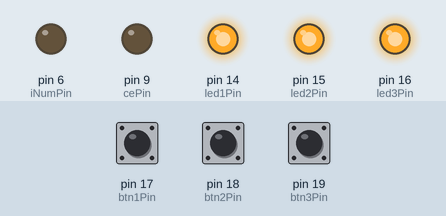
The sketch below on a simulated Arduino Uno, built with avr-gcc and run on an emulated ATmega328P. Parts: output pins drawn as LEDs (lit = HIGH). The test bench sets the inputs (shaded band); at power-on: pin 17 (btn1Pin) HIGH, pin 18 (btn2Pin) HIGH, pin 19 (btn3Pin) HIGH. Pins used as bus, display or sensor lines are not drawn; what the sketch prints to the serial monitor is not drawn.

Above: at 0.8 s.
0.9 s: pin 17 (btn1Pin) pulled LOW for 0.15 s
At 1.8 s:
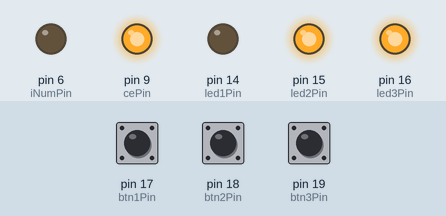
Timing chart, 0 to 3.9 s (numbered marks = the images above; inputs shaded):
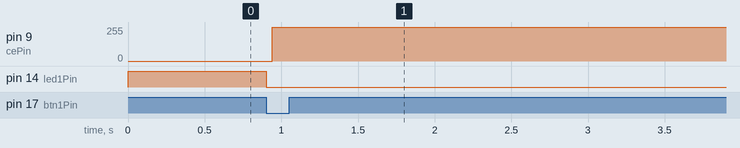

The sketch:

Balise_test_adresse.ino
```cpp
/*Balise fixe mono emetteur complet (HF + ultrason)
 *test avec deux balises en utilisant que les boutons 1 et 2 en partant de la led
 *https://itechnofrance.wordpress.com/2013/05/24/utilisation-du-module-nrf24l01-avec-larduino/
 *
 *programme de test adresse module nrf
 */

#include <SPI.h>      // gestion du bus SPI
#include "Cons_Vars.h"
#include "Methodes.h"


void setup() {
  // Debug
  Serial.begin(115200);

  /*Pour selection et affichage Nom balise*/
  for (int i=led1Pin; i<=led3Pin; i++){// setup leds
    pinMode(i, OUTPUT);
    digitalWrite(i,HIGH);
  }
  for (int i=btn1Pin; i<=btn3Pin; i++){//setup bouttons
    pinMode(i, INPUT);
    digitalWrite(i,HIGH);
  }
  // conserver les 4 premiers caractères identique pour P1,2,3,4,5
  byte* myAdresses[]={(byte*)"BaliM", (byte*)"Bali1", (byte*)"Bali2",(byte*) "Bali3"};

  /* Pour HF */
  bool btnActive= LOW;
  while(!btnActive){
    //void MirfInit(cePin, csnPin, iTaille MAX 32Octets, sAEcouter*MAX 5, sEmise);
    if (digitalRead(btn1Pin)==0){
      MirfInit(cePin, csnPin, 2, myAdresses[0], myAdresses[3], myAdresses[2], myAdresses[1]);
      motTransmis=0x01;
      motSignalDep=0x02; //03; valeur reelle hors test
      digitalWrite(led1Pin,LOW);
      btnActive= HIGH;
    }else if(digitalRead(btn2Pin)==0){
      MirfInit(cePin, csnPin, 2, myAdresses[0], myAdresses[1], myAdresses[3], myAdresses[2]);
      motTransmis=0x02;
      motSignalDep=0x01;
      digitalWrite(led2Pin,LOW);
      btnActive= HIGH;
    }else if(digitalRead(btn3Pin)==0){
      MirfInit(cePin, csnPin, 2, myAdresses[0], myAdresses[1], myAdresses[2], myAdresses[3]);
      motTransmis=0x03;
      motSignalDep=0x02;
      digitalWrite(led3Pin,LOW);
      btnActive= HIGH;
    }
    /*MirfInit(cePin, csnPin, 2, myAdresses[0], myAdresses[1], myAdresses[2], myAdresses[3]);
    digitalWrite(led3Pin,LOW);
    btnActive= HIGH;*/
  }
  valeur_octet[0]=motTransmis & 0xFF;// contient la valeur découpée en octet pour l’envoi
  valeur_octet[1]=(motTransmis & 0xFF00) >> 8;
  /*Pour US*/
  pinMode(iNumPin, OUTPUT);
}

void loop() {

  long now = millis();
  lastUpdate = millis();
  Serial.println("Listenning....");


Serial.println("Mobile ");
Serial.print('B',DEC);Serial.print(" ");
Serial.print('a',DEC);Serial.print(" ");
Serial.print('l',DEC);Serial.print(" ");
Serial.print('i',DEC);Serial.print(" ");
Serial.println('M',DEC);
Serial.println("Fixe 1 ");
Serial.print('B',DEC);Serial.print(" ");
Serial.print('a',DEC);Serial.print(" ");
Serial.print('l',DEC);Serial.print(" ");
Serial.print('i',DEC);Serial.print(" ");
Serial.println('1',DEC);

for (byte i=RX_ADDR_P0; i<RX_ADDR_P0+4;i++){
  uint8_t adresse[5];

  Mirf.readRegister(i,adresse,5);
Serial.print(adresse[0]);Serial.print(" ");
Serial.print(adresse[1]);Serial.print(" ");
Serial.print(adresse[2]);Serial.print(" ");
Serial.print(adresse[3]);Serial.print(" ");
Serial.println(adresse[4]);
}


}
```

Cons_Vars.h
```cpp
/*Ici nous codons toutes les Variables et Constantes globales necessaires
 *
      émission d’une valeur integer via module nRF24L01
 * Pins hardware SPI for nano:
 * GND            Noir  (pin 1)
 * Alim (3.3V)    Rouge (pin 2)
 * MISO -> 12     Vert  (pin 7)
 * MOSI -> 11     Jaune (pin 6)
 * SCK -> 13      Bleu  (pin 5)
 *
 * Configurable:
 * CE -> ?       Jaune (pin 3)
 * CSN -> 10       Vert (pin 4)
 * Pins pour selectionner & afficher le nom de la balise
 * Analog pins A0~A5 are normal pins. You can refer to them as pins 14-19 as well.
 * btnPin=A3~A5 17~19
 * ledPin=A0~A2 14~16
 *
 * SortieUSPin=8
 */

#ifndef _CONS_VARS_
  #define _CONS_VARS_
  byte motSignalDep=0x00;        // contient le mot que recherche la balise pour commencer
  byte motTransmis = 0x04;       // contient la valeur à envoyer
  const byte iLength=4;                //longueur du mot a transmettre MAX 8
  long lastUpdate=0;
  const byte cePin=9;
  const byte csnPin=10;//53
  const byte led1Pin=14;
  const byte led2Pin=15;
  const byte led3Pin=16;
  const byte btn1Pin=17;
  const byte btn2Pin=18;
  const byte btn3Pin=19;
  const byte iNumPin=6;                //choix de la pin modulant le signal


  /*Pour le HF*/
  byte valeur_octet[2];// contient la valeur découpée en octet pour l’envoi
  byte tabMotSignalDep[2]; // contient la valeur découpée en octet pour la réception

  #include "Mirf.h"                            // gestion de la communication
  #include "Mirf_nRF24L01.h"                   // définition des registres du nRF24L01
  #include "MirfHardwareSpiDriver.h"           // communication SPI nRF24L01

  /*Pour l'US*/
  const byte iBaseTemps=10;             //temps de ref en milliseconde
  const byte iBitStart=5*iBaseTemps;   //5 base de temps a 1
  const byte iBitUn=7*iBaseTemps;      //7 base de temps a 1
  const byte iBitZero=3*iBaseTemps;    //3 base de temps a 1
  const byte iBitFin=1*iBaseTemps;     //1 base de temps a 1


#endif /* _CONS_VARS_ */
```

Methodes.h
```cpp
/*Ici nous codons toutes les méthodes necessaires*/


#ifndef _METHODES_
#define _METHODES_
//Prototypage
//void MirfInit(cePin, csnPin, iTaille MAX 32, sAEcouter*MAX 5, sEmise);
void MirfInit(int cePin, int csnPin, int iTaille, byte * sAEcouter1, byte * sEmise);
void MirfInit(int cePin, int csnPin, int iTaille, byte * sAEcouter1, byte * sAEcouter2, byte * sEmise);
void MirfInit(int cePin, int csnPin, int iTaille, byte * sAEcouter1, byte * sAEcouter2, byte * sAEcouter3, byte * sEmise);
void MirfInit(int cePin, int csnPin, int iTaille, byte * sAEcouter1, byte * sAEcouter2, byte * sAEcouter3, byte * sAEcouter4, byte * sEmise);
void MirfInit(int cePin, int csnPin, int iTaille, byte * sAEcouter1, byte * sAEcouter2, byte * sAEcouter3, byte * sAEcouter4, byte * sAEcouter5, byte * sEmise);
void mProtocoleEmetteur();


// Declaration
void MirfInit(int cePinm, int csnPinm, int iTaille, byte * sAEcouter1, byte * sEmise){
  Mirf.cePin = cePinm;
  Mirf.csnPin = csnPinm;

  Mirf.spi = &MirfHardwareSpi; // utilisation du port SPI hardware
  Mirf.init(); // initialise le module SPI

  Mirf.payload = iTaille; //  déclaration taille du message à transmettre, max 32 octets
  // RF_SETUP=0000abcd : a=1–>2Mb/s, a=0–>1Mb/s; puissance émission bc=00–>-18 dBm, bc=01–>-12dBm, bc=10–>-6dBm, bc=11–>0dBm;
  // d=0 pas de gain sur le bruit en réception
  /* Non Necessaire
  Mirf.configRegister(RF_SETUP, 0x06); // 1 Mb/s et 0 dBm (puissance maximum)
  */
  Mirf.config(); // configure le canal et la taille du message
  Mirf.setTADDR(sEmise); // définition adresse sur 5 octets pour moi
  Mirf.setMultiRADDR(sAEcouter1,1);  // définition adresse sur 5 octets des autres
}
void MirfInit(int cePin,int csnPin, int iTaille, byte * sAEcouter1, byte * sAEcouter2, byte * sEmise){
  MirfInit(cePin, csnPin, iTaille, sAEcouter1, sEmise);
  Mirf.setMultiRADDR(sAEcouter2,2);
}
void MirfInit(int cePin,int csnPin, int iTaille, byte * sAEcouter1, byte * sAEcouter2, byte * sAEcouter3, byte * sEmise){
  MirfInit(cePin, csnPin, iTaille, sAEcouter1, sAEcouter2, sEmise);
  Mirf.setMultiRADDR(sAEcouter3,3);
}
void MirfInit(int cePin,int csnPin, int iTaille, byte * sAEcouter1, byte * sAEcouter2, byte * sAEcouter3, byte * sAEcouter4, byte * sEmise){
  MirfInit(cePin, csnPin, iTaille, sAEcouter1, sAEcouter2, sAEcouter3, sEmise);
  Mirf.setMultiRADDR(sAEcouter4,4);
}
void MirfInit(int cePin,int csnPin, int iTaille, byte * sAEcouter1, byte * sAEcouter2, byte * sAEcouter3, byte * sAEcouter4, byte * sAEcouter5, byte * sEmise){
  MirfInit(cePin, csnPin, iTaille, sAEcouter1, sAEcouter2, sAEcouter3, sAEcouter4, sEmise);
  Mirf.setMultiRADDR(sAEcouter5,5);
}

//Methode qui gere le protocole de communication unifilaire pour transmettre 8 ou moins de bits
// utilise iLength et motTransmis
void mProtocoleEmetteur(){
  long lDebut;
  int iTaille;                                 //indique le nombre de bit a 1 en fonction du bit a transmettre
  lDebut=millis();
  digitalWrite(iNumPin,HIGH);
  while(millis()-lDebut<=iBitStart){           //creation du start
    ;
  }
  lDebut=millis();
  digitalWrite(iNumPin,LOW);
  while(millis()-lDebut<=iBaseTemps){          //creation du bit separateur a 0
    ;
  }
  for (int iBitDonnee=0; iBitDonnee<iLength; iBitDonnee++){
    if (bitRead(motTransmis,iBitDonnee)==0){   //etude du bit a transmettre
      iTaille=iBitZero;
    }else{
      iTaille=iBitUn;
    }
    lDebut=millis();
    digitalWrite(iNumPin,HIGH);
    while(millis()-lDebut<=iTaille){          //transmission du bit de donnee
      ;
    }
    lDebut=millis();
    digitalWrite(iNumPin,LOW);
    while(millis()-lDebut<=iBaseTemps){       //creation du bit separateur a 0
      ;
    }
  }
  lDebut=millis();
  digitalWrite(iNumPin,HIGH);
  while(millis()-lDebut<=iBitFin){            //transmission du fin
    ;
  }
  digitalWrite(iNumPin,LOW);                  //remise a 0 de la ligne
}

#endif /* _METHODES_ */
```

Mirf.cpp
```cpp
/**
 * Mirf
 *
 * Additional bug fixes and improvements
 *  11/03/2011:
 *   Switched spi library.
 *  07/13/2010:
 *   Added example to read a register
 *  11/12/2009:
 *   Fix dataReady() to work correctly
 *   Renamed keywords to keywords.txt ( for IDE ) and updated keyword list
 *   Fixed client example code to timeout after one second and try again
 *    when no response received from server
 * By: Nathan Isburgh <nathan@mrroot.net>
 * $Id: mirf.cpp 67 2010-07-13 13:25:53Z nisburgh $
 *
 *
 * An Ardunio port of:
 * http://www.tinkerer.eu/AVRLib/nRF24L01
 *
 * Significant changes to remove depencence on interupts and auto ack support.
 *
 * Aaron Shrimpton <aaronds@gmail.com>
 *
 */

/*
    Copyright (c) 2007 Stefan Engelke <mbox@stefanengelke.de>

    Permission is hereby granted, free of charge, to any person
    obtaining a copy of this software and associated documentation
    files (the "Software"), to deal in the Software without
    restriction, including without limitation the rights to use, copy,
    modify, merge, publish, distribute, sublicense, and/or sell copies
    of the Software, and to permit persons to whom the Software is
    furnished to do so, subject to the following conditions:

    The above copyright notice and this permission notice shall be
    included in all copies or substantial portions of the Software.

    THE SOFTWARE IS PROVIDED "AS IS", WITHOUT WARRANTY OF ANY KIND,
    EXPRESS OR IMPLIED, INCLUDING BUT NOT LIMITED TO THE WARRANTIES OF
    MERCHANTABILITY, FITNESS FOR A PARTICULAR PURPOSE AND
    NONINFRINGEMENT. IN NO EVENT SHALL THE AUTHORS OR COPYRIGHT
    HOLDERS BE LIABLE FOR ANY CLAIM, DAMAGES OR OTHER LIABILITY,
    WHETHER IN AN ACTION OF CONTRACT, TORT OR OTHERWISE, ARISING FROM,
    OUT OF OR IN CONNECTION WITH THE SOFTWARE OR THE USE OR OTHER
    DEALINGS IN THE SOFTWARE.

    $Id: mirf.cpp 67 2010-07-13 13:25:53Z nisburgh $
*/

#include "Mirf.h"

// Defines for setting the MiRF registers for transmitting or receiving mode

Nrf24l Mirf = Nrf24l();

Nrf24l::Nrf24l() {
	cePin = 8;
	csnPin = 7;
	channel = 1;
	payload = 16;
	spi = NULL;
	baseConfig = _BV(EN_CRC) & ~_BV(CRCO);
}

void Nrf24l::init()
// Initializes pins to communicate with the MiRF module
// Should be called in the early initializing phase at startup.
{
	pinMode(cePin, OUTPUT);
	pinMode(csnPin, OUTPUT);

	ceLow();
	csnHi();

	// Initialize spi module
	spi->begin();
}


void Nrf24l::config()
// Sets the important registers in the MiRF module and powers the module
// in receiving mode
// NB: channel and payload must be set now.
{
	// Set RF channel
	configRegister(RF_CH,channel);

	// Set length of incoming payload
	configRegister(RX_PW_P0, payload);
	configRegister(RX_PW_P1, payload);

	// Start receiver
	powerUpRx();
	flushRx();
}

void Nrf24l::setRADDR(uint8_t * adr)
// Sets the receiving address
{
  ceLow();
  writeRegister(RX_ADDR_P1,adr,mirf_ADDR_LEN);
  ceHi();
}
void Nrf24l::setMultiRADDR(uint8_t * adr , uint8_t nbR)
// Sets the receiving address
//seulement le dernier caractère est différent de P1 pour les 4 suivants, cf datasheet p57
{
  ceLow();
  writeRegister(RX_ADDR_P0+nbR,adr,mirf_ADDR_LEN);
  ceHi();
}

void Nrf24l::setTADDR(uint8_t * adr)
// Sets the transmitting address
{
	/*
	 * RX_ADDR_P0 must be set to the sending addr for auto ack to work.
	 */
	writeRegister(RX_ADDR_P0,adr,mirf_ADDR_LEN);
	writeRegister(TX_ADDR,adr,mirf_ADDR_LEN);
}

bool Nrf24l::dataReady()
// Checks if data is available for reading
{
	// See note in getData() function - just checking RX_DR isn't good enough
	uint8_t status = getStatus();

	// We can short circuit on RX_DR, but if it's not set, we still need
	// to check the FIFO for any pending packets
	if (status & _BV(RX_DR))
		return 1;

	return !rxFifoEmpty();
}

bool Nrf24l::rxFifoEmpty(){
	uint8_t fifoStatus;

	readRegister(FIFO_STATUS, &fifoStatus, sizeof(fifoStatus));

	return (fifoStatus & _BV(RX_EMPTY));
}

void Nrf24l::getData(uint8_t * data)
// Reads payload bytes into data array
{
	nrfSpiWrite(R_RX_PAYLOAD, data, true, payload); // Read payload

	// NVI: per product spec, p 67, note c:
	//  "The RX_DR IRQ is asserted by a new packet arrival event. The procedure
	//  for handling this interrupt should be: 1) read payload through SPI,
	//  2) clear RX_DR IRQ, 3) read FIFO_STATUS to check if there are more
	//  payloads available in RX FIFO, 4) if there are more data in RX FIFO,
	//  repeat from step 1)."
	// So if we're going to clear RX_DR here, we need to check the RX FIFO
	// in the dataReady() function
	configRegister(STATUS, _BV(RX_DR));   // Reset status register
}

void Nrf24l::configRegister(uint8_t reg, uint8_t value)
// Clocks only one byte into the given MiRF register
{
	writeRegister(reg, &value, 1);
}

void Nrf24l::readRegister(uint8_t reg, uint8_t * value, uint8_t len)
// Reads an array of bytes from the given start position in the MiRF registers.
{
    nrfSpiWrite((R_REGISTER | (REGISTER_MASK & reg)), value, true, len);
}

void Nrf24l::writeRegister(uint8_t reg, uint8_t * value, uint8_t len)
// Writes an array of bytes into inte the MiRF registers.
{
	nrfSpiWrite((W_REGISTER | (REGISTER_MASK & reg)), value, false, len);
}


void Nrf24l::send(uint8_t * value)
// Sends a data package to the default address. Be sure to send the correct
// amount of bytes as configured as payload on the receiver.
{
	uint8_t status;
	status = getStatus();

	while (PTX) {
		status = getStatus();

		if((status & ((1 << TX_DS)  | (1 << MAX_RT)))){
			PTX = 0;
			break;
		}
	}                  // Wait until last paket is send

	ceLow();

	powerUpTx();       // Set to transmitter mode , Power up
	flushTx();

	nrfSpiWrite(W_TX_PAYLOAD, value, false, payload);   // Write payload

	ceHi();                     // Start transmission
	ceLow();
}

/**
 * isSending.
 *
 * Test if chip is still sending.
 * When sending has finished return chip to listening.
 *
 */

bool Nrf24l::isSending() {
	uint8_t status;
	if(PTX){
		status = getStatus();

		/*
		 *  if sending successful (TX_DS) or max retries exceded (MAX_RT).
		 */

		if((status & ((1 << TX_DS)  | (1 << MAX_RT)))){
			powerUpRx();
			return false;
		}

		return true;
	}
	return false;
}

uint8_t Nrf24l::getStatus(){
	/* Initialize with NOP so we get the first byte read back. */
	uint8_t rv = NOP;
	readRegister(STATUS,&rv,1);
	return rv;
}

void Nrf24l::flushTx() {
	nrfSpiWrite(FLUSH_TX);
}

void Nrf24l::powerUpRx() {
	PTX = 0;
	ceLow();

	configRegister(CONFIG, baseConfig | _BV(PWR_UP) | _BV(PRIM_RX));
	configRegister(STATUS, _BV(RX_DR) | _BV(TX_DS) | _BV(MAX_RT));

	ceHi();
}

void Nrf24l::flushRx(){
	nrfSpiWrite(FLUSH_RX);
}

void Nrf24l::powerUpTx() {
	PTX = 1;
	configRegister(CONFIG, baseConfig | _BV(PWR_UP) & ~_BV(PRIM_RX));
}

void Nrf24l::nrfSpiWrite(uint8_t reg, uint8_t *data, boolean readData, uint8_t len) {
	csnLow();

	spi->transfer(reg);

	if (data) {
		uint8_t i;
		for(i = 0; i < len; ++i) {
			uint8_t readValue = spi->transfer(data[i]);

			if (readData) {
				data[i] = readValue;
			}
		}
	}

	csnHi();
}

void Nrf24l::ceHi(){
	digitalWrite(cePin,HIGH);
}

void Nrf24l::ceLow(){
	digitalWrite(cePin,LOW);
}

void Nrf24l::csnHi(){
	digitalWrite(csnPin,HIGH);
}

void Nrf24l::csnLow(){
	digitalWrite(csnPin,LOW);
}

void Nrf24l::powerDown(){
	ceLow();

	configRegister(CONFIG, baseConfig);

	flushRx();
	flushTx();
}
```

Mirf.h
```cpp
// (licence header left out)
#ifndef _MIRF_H_
#define _MIRF_H_

#include <Arduino.h>

#include "Mirf_nRF24L01.h"
#include "MirfSpiDriver.h"

// Nrf24l settings

#define mirf_ADDR_LEN	5

class Nrf24l {
	public:
		Nrf24l();

		void init();
		void config();
		void send(uint8_t *value);
		void setRADDR(uint8_t * adr);
    void setMultiRADDR(uint8_t * adr , uint8_t nbR) ;
		void setTADDR(uint8_t * adr);
		bool dataReady();
		bool isSending();
		bool rxFifoEmpty();
		bool txFifoEmpty();
		void getData(uint8_t * data);
		uint8_t getStatus();

		void configRegister(uint8_t reg, uint8_t value);
		void readRegister(uint8_t reg, uint8_t * value, uint8_t len);
		void writeRegister(uint8_t reg, uint8_t * value, uint8_t len);
		void flushTx();
		void powerUpRx();
		void powerUpTx();
		void powerDown();

		void nrfSpiWrite(uint8_t reg, uint8_t *data = 0, boolean readData = false, uint8_t len = 0);

		void csnHi();
		void csnLow();

		void ceHi();
		void ceLow();
		void flushRx();

		/**
		 * In sending mode.
		 */
		uint8_t PTX;

		/**
		 * CE Pin controls RX / TX, default 8.
		 */
		uint8_t cePin;

		/**
		 * CSN Pin Chip Select Not, default 7.
		 */
		uint8_t csnPin;

		/**
		 * Channel 0 - 127 or 0 - 84 in the US.
		 */
		uint8_t channel;

		/**
		 * Payload width in bytes default 16 max 32.
		 */
		uint8_t payload;

		/**
		 * The base config register.
		 * When required PWR_UP and/or PRIM_RX will be OR'ed with this.
		 *
		 * NOTE: Use "_BV(EN_CRC) | _BV(CRCO)" here if you want to
		 *       connect to a device using the RF24 library.
		 */
		uint8_t baseConfig;

		/**
		 * Spi interface (must extend spi).
		 */
		MirfSpiDriver *spi;
};

extern Nrf24l Mirf;

#endif /* _MIRF_H_ */
```

MirfHardwareSpiDriver.h
```cpp
#include "MirfSpiDriver.h"

#ifndef __MIRF_HARDWARE_SPI_DRIVER
#define __MIRF_HARDWARE_SPI_DRIVER

#include <SPI.h>

class MirfHardwareSpiDriver : public MirfSpiDriver {

	public:
		uint8_t transfer(uint8_t data) {
			return SPI.transfer(data);
		}

		void begin() {
			SPI.begin();
			SPI.setDataMode(SPI_MODE0);
			SPI.setClockDivider(SPI_2XCLOCK_MASK);
		}

		void end() {
		}
};

MirfHardwareSpiDriver MirfHardwareSpi;

#endif
```

MirfSpiDriver.h
```cpp
#ifndef __MIRF_SPI_DRIVER
#define __MIRF_SPI_DRIVER

class MirfSpiDriver {
	public:
		virtual uint8_t transfer(uint8_t data);

		virtual void begin();
		virtual void end();
};

#endif
```

Source omitted: Mirf_nRF24L01.h (3263 bytes)

Measured:
- after the input at 0.9 s, pin 9 (cePin): 0/255 → 255/255 at once; pin 14 (led1Pin): HIGH → LOW at once
